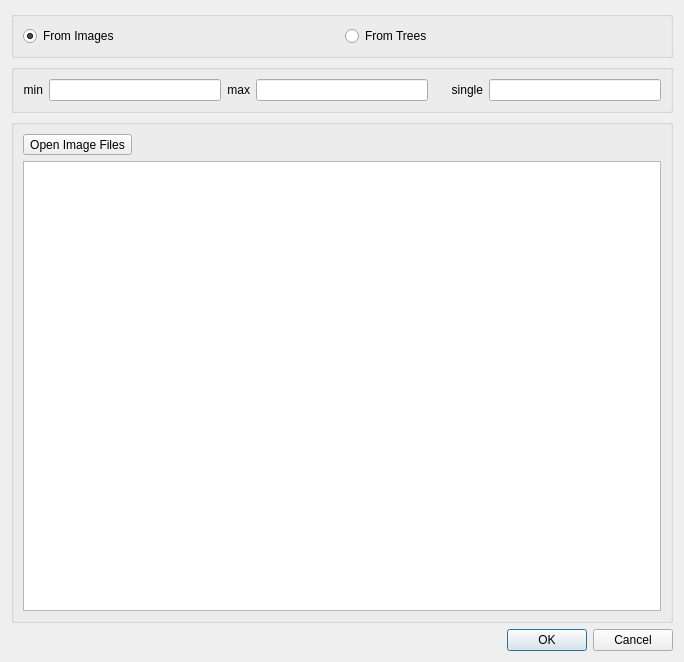
<?xml version="1.0" encoding="UTF-8"?>
<ui version="4.0">
 <class>CreateForm</class>
 <widget class="QWidget" name="CreateForm">
  <property name="geometry">
   <rect>
    <x>0</x>
    <y>0</y>
    <width>684</width>
    <height>662</height>
   </rect>
  </property>
  <property name="windowTitle">
   <string>Create</string>
  </property>
  <layout class="QGridLayout" name="gridLayout">
   <item row="0" column="0" colspan="2">
    <widget class="QGroupBox" name="groupBox1">
     <layout class="QHBoxLayout" name="horizontalLayout_2">
      <item>
       <widget class="QRadioButton" name="radioButtonImages">
        <property name="text">
         <string>From Images</string>
        </property>
        <property name="checked">
         <bool>true</bool>
        </property>
       </widget>
      </item>
      <item>
       <widget class="QRadioButton" name="radioButtonTrees">
        <property name="text">
         <string>From Trees</string>
        </property>
       </widget>
      </item>
     </layout>
    </widget>
   </item>
   <item row="1" column="0" colspan="2">
    <widget class="QGroupBox" name="groupBox2">
     <property name="enabled">
      <bool>true</bool>
     </property>
     <layout class="QHBoxLayout" name="horizontalLayout">
      <item>
       <widget class="QLabel" name="labelMin">
        <property name="toolTip">
         <string>Minimum Size of each Component Tree Node</string>
        </property>
        <property name="text">
         <string>min</string>
        </property>
        <property name="alignment">
         <set>Qt::AlignRight|Qt::AlignTrailing|Qt::AlignVCenter</set>
        </property>
       </widget>
      </item>
      <item>
       <widget class="QLineEdit" name="minEditor"/>
      </item>
      <item>
       <widget class="QLabel" name="labelMax">
        <property name="toolTip">
         <string>Maximum Size of each Component Tree Node</string>
        </property>
        <property name="text">
         <string>max</string>
        </property>
        <property name="alignment">
         <set>Qt::AlignRight|Qt::AlignTrailing|Qt::AlignVCenter</set>
        </property>
       </widget>
      </item>
      <item>
       <widget class="QLineEdit" name="maxEditor"/>
      </item>
      <item>
       <widget class="QLabel" name="labelSingle">
        <property name="minimumSize">
         <size>
          <width>49</width>
          <height>0</height>
         </size>
        </property>
        <property name="maximumSize">
         <size>
          <width>49</width>
          <height>16777215</height>
         </size>
        </property>
        <property name="toolTip">
         <string>Single Cutoff</string>
        </property>
        <property name="text">
         <string>single</string>
        </property>
        <property name="alignment">
         <set>Qt::AlignRight|Qt::AlignTrailing|Qt::AlignVCenter</set>
        </property>
       </widget>
      </item>
      <item>
       <widget class="QLineEdit" name="singleEditor"/>
      </item>
     </layout>
    </widget>
   </item>
   <item row="2" column="0" colspan="2">
    <widget class="QGroupBox" name="groupBox3">
     <layout class="QVBoxLayout" name="verticalLayout">
      <item>
       <widget class="QToolButton" name="toolButton_2">
        <property name="text">
         <string>Open Image Files</string>
        </property>
       </widget>
      </item>
      <item>
       <widget class="QListView" name="listView"/>
      </item>
     </layout>
    </widget>
   </item>
   <item row="3" column="0" colspan="2">
    <widget class="QDialogButtonBox" name="buttonBox">
     <property name="standardButtons">
      <set>QDialogButtonBox::Cancel|QDialogButtonBox::Ok</set>
     </property>
    </widget>
   </item>
  </layout>
 </widget>
 <resources/>
 <connections>
  <connection>
   <sender>radioButtonTrees</sender>
   <signal>toggled(bool)</signal>
   <receiver>groupBox2</receiver>
   <slot>setHidden(bool)</slot>
   <hints>
    <hint type="sourcelabel">
     <x>368</x>
     <y>33</y>
    </hint>
    <hint type="destinationlabel">
     <x>273</x>
     <y>73</y>
    </hint>
   </hints>
  </connection>
  <connection>
   <sender>radioButtonImages</sender>
   <signal>toggled(bool)</signal>
   <receiver>groupBox2</receiver>
   <slot>setVisible(bool)</slot>
   <hints>
    <hint type="sourcelabel">
     <x>107</x>
     <y>43</y>
    </hint>
    <hint type="destinationlabel">
     <x>189</x>
     <y>75</y>
    </hint>
   </hints>
  </connection>
 </connections>
</ui>
